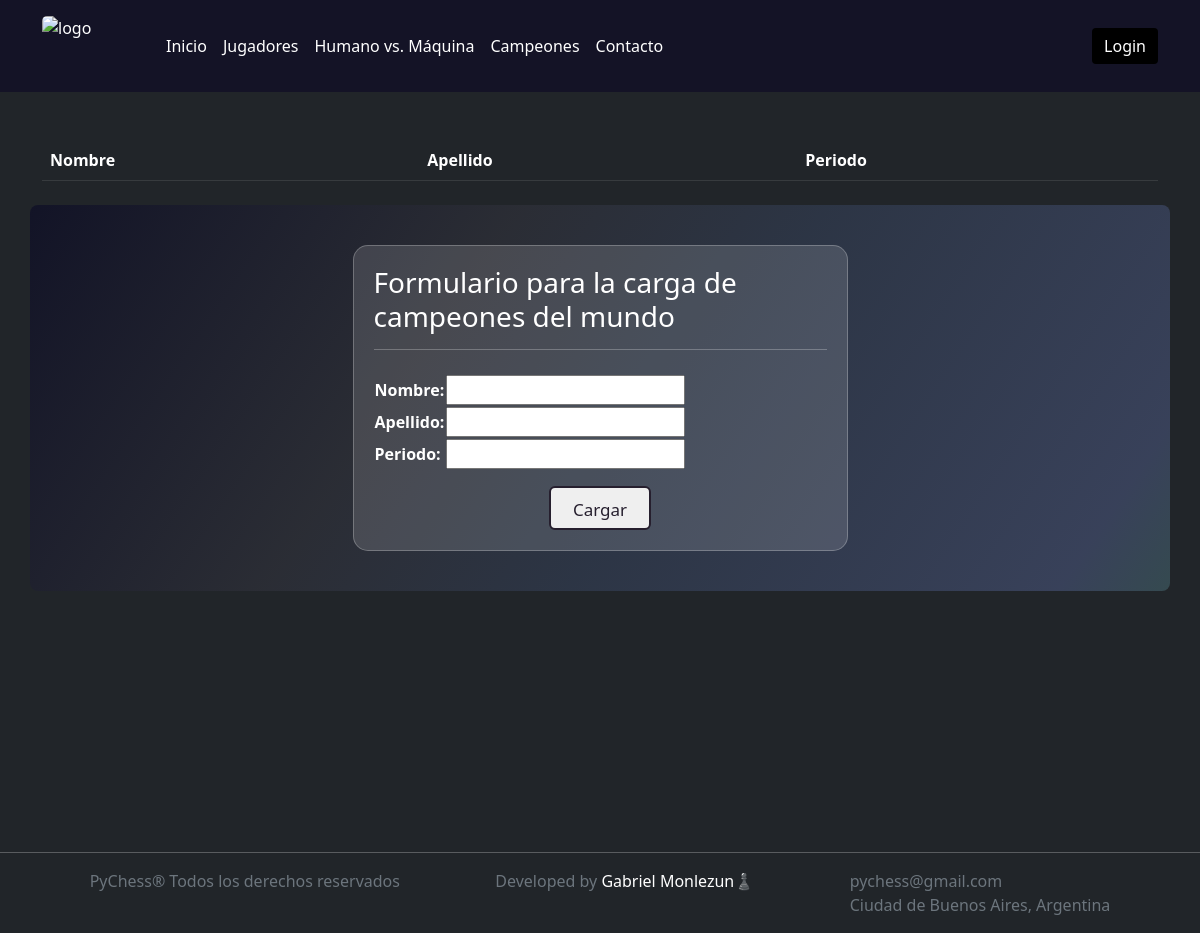
Page /Personas/campeones on the earlier database version.
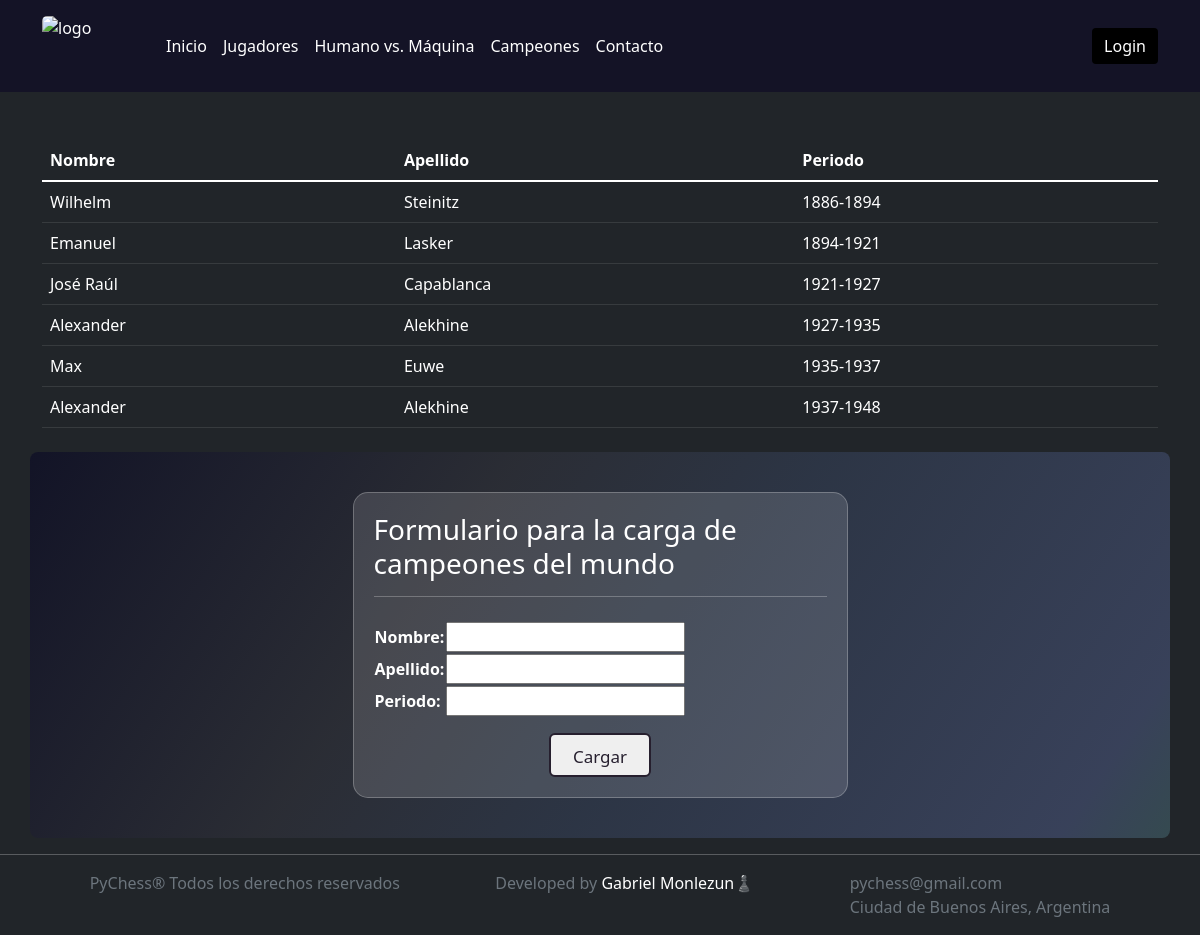
Same page on the later database version.
### Personas/models.py (models this page shows, shortened)
class Campeones(models.Model):
    nombre=models.CharField(max_length=255)
    apellido=models.CharField(max_length=255)
    periodo=models.CharField(max_length=40)

### Personas/views.py (the view)
# urls.py: path('campeones', campeones, name="Campeones"),
def campeones(request):
    campeones = Campeones.objects.all()
    if request.method == 'POST':
        formularioCampeones = CampeonesFormulario(request.POST)
        print(formularioCampeones)
        if formularioCampeones.is_valid():
            informacion = formularioCampeones.cleaned_data
            campeon = Campeones(nombre=informacion['nombre'], apellido=informacion['apellido'], periodo=informacion['periodo'])
            campeon.save()
            return render(request, "Personas/campeones.html", {"campeones":campeones}) #agregar un gracias por cargar
    else:
        formularioCampeones = CampeonesFormulario()
    return render(request, "Personas/campeones.html", {"formularioCampeones":formularioCampeones, "campeones":campeones})

### Personas/forms.py
class CampeonesFormulario(forms.Form):
    nombre=forms.CharField()
    apellido=forms.CharField()
    periodo=forms.CharField()

### Personas/templates/Personas/campeones.html (shortened to what this page needs)
{% extends "Personas/padre.html" %}
{% load static %}
{% block contenidoQueCambia %}
    <div class="container mt-5">
        <table class="table table-dark table-hover">
            <thead>
                <th>
                    Nombre
                </th>
                <th>
                    Apellido
                </th>
                <th>
                    Periodo
                </th>
            </thead>
            <tbody>
                {% for campeon in campeones %}
                    <tr>
                        <td>
                            {{campeon.nombre}}
                        </td>
                        <td>
                            {{campeon.apellido}}
                        </td>
                        <td>
                            {{campeon.periodo}}
                        </td>
                    </tr>
                {% endfor %}
            </tbody>
        </table>
    </div>
    <div class="container mt-4 d-flex flex-row justify-content-evenly  align-items-start buscaYcarga">
        <div class="d-flex flex-column align-items-center justify-content-center formCargaJugadores">
            <form action="" method="POST" class="">{% csrf_token %}
                <h3 class="mb-1">Formulario para la carga de campeones del mundo</h3>
                <hr class="mb-4">
                    <table class="">
                        <div class="formulario_inputs">
                            {{ formularioCampeones.as_table }}
                        </div>
                    </table>
                    <div class="col-12 d-flex justify-content-center">
                        <button type="submit" class="mt-3 btnCargar">Cargar</button>
                    </div>
            </form>
        </div>
{% endblock %}

### Personas/templates/Personas/padre.html (shortened to what this page needs)
<!DOCTYPE html>
<html lang="en">
<head>
    {% load static %}
    <link href="https://cdn.jsdelivr.net/npm/bootstrap@5.1.3/dist/css/bootstrap.min.css" rel="stylesheet">
    <link rel="stylesheet" href="{% static 'Personas/css/style.css' %}">
</head>
<body class="bg-dark">
    <header class="p-3 text-white header">
        <div class="container">
          <div class="d-flex flex-wrap align-items-center justify-content-center justify-content-lg-start">
            <a href="" class="d-flex align-items-center mb-2 mb-lg-0 me-5 text-white text-decoration-none">
                <img src="https://i.pinimg.com/564x/c8/95/71/c89571044bfd0250f3ac7a3bc5b71aaf.jpg" alt="logo" style="width:60px; height:60px; border-radius: 5px;" class="bi me-2">
            </a>
            <ul class="nav col-12 col-lg-auto me-lg-auto mb-2 justify-content-center mb-md-0">
              <li><a href="{% url 'Inicio' %}" class="nav-link px-2 text-white">Inicio</a></li>
              <li><a href="{% url 'Persona' %}" class="nav-link px-2 text-white">Jugadores</a></li>
              <li><a href="{% url 'Torneo' %}" class="nav-link px-2 text-white">Humano vs. Máquina</a></li>
              <li><a href="{% url 'Campeones' %}" class="nav-link px-2 text-white">Campeones</a></li>
              <li><a href="{% url 'Contacto' %}" class="nav-link px-2 text-white">Contacto</a></li>
            </ul>
            <div class="text-end">
              <button type="button" class="btn btn-warning btn-admin"><a href="http://127.0.0.1:8000/admin/">Login</a></button>
            </div>
          </div>
        </div>
      </header>
      <main class="contenidoQueCambia">
        {% block contenidoQueCambia %}
        {% endblock %}
      </main>
      <footer class="footer">
        <hr>
        <div class="container d-flex flex-row justify-content-around text-muted">
          <p>
            PyChess&#174 Todos los derechos reservados
        </p>
        <p>
          Developed by <span class="text-white">Gabriel Monlezun♟</span>
        </p>
        <p>
          pychess@gmail.com <br>
          Ciudad de Buenos Aires, Argentina
      </p>
        </div>
      </footer>
</body>
</html>

### Personas/static/Personas/css/style.css (style rules this page uses)
html { margin: 0; padding: 0; box-sizing: border-box; }
.header { background-color: rgba(9, 2, 36, 0.514); }
.btn-admin { background-color: black; border: none; }
.btn-admin a { text-decoration: none; color: white; }
body { height: 100vh; color: white; overflow-x: hidden; }
table { position: relative; }
footer { position: relative; max-height: 6vh; min-height: 6vh; bottom:0; width: 100%; }
.formCargaJugadores { position: relative; border: 1px solid rgba(255, 255, 255, 0.247); width: 45%; padding: 20px; background-color: rgba(255, 255, 255, 0.137); border-radius: 15px; }
.buscaYcarga { position: relative; padding: 40px 20px; border-radius: 8px; background: rgb(2,0,36); background: linear-gradient(124deg, rgba(2,0,36,0.4738270308123249) 0%, rgba(56,56,69,0.40940126050420167) 35%, rgba(58,72,102,0.45702030812324934) 57%, rgba(81,95,142,0.4822303921568627) 92%, rgba(74,113,121,0.48783263305322133) 100%); }
.btnCargar { --color: #261f2e; font-family: inherit; display: inline-block; width: 6em; height: 2.6em; line-height: 2.5em; position: relative; right: 0; left: 0; margin: auto; overflow: hidden; border: 2px solid var(--color); transition: color .5s; z-index: 1; font-size: 17px; border-radius: 6px; font-weight: 500; color: var(--color); }
.btnCargar:before { content: ""; position: absolute; z-index: -1; background: var(--color); height: 150px; width: 200px; border-radius: 50%; }
.btnCargar:before { top: 100%; left: 100%; transition: all .7s; }
.contenidoQueCambia { min-height: 87vh; position: relative;; }

Differences in the rows shown:
added Campeones: nombre "Wilhelm", apellido "Steinitz", periodo "1886-1894"
added Campeones: nombre "Emanuel", apellido "Lasker", periodo "1894-1921"
added Campeones: nombre "José Raúl", apellido "Capablanca", periodo "1921-1927"
added Campeones: nombre "Alexander", apellido "Alekhine", periodo "1927-1935"
added Campeones: nombre "Max", apellido "Euwe", periodo "1935-1937"
added Campeones: nombre "Alexander", apellido "Alekhine", periodo "1937-1948"
